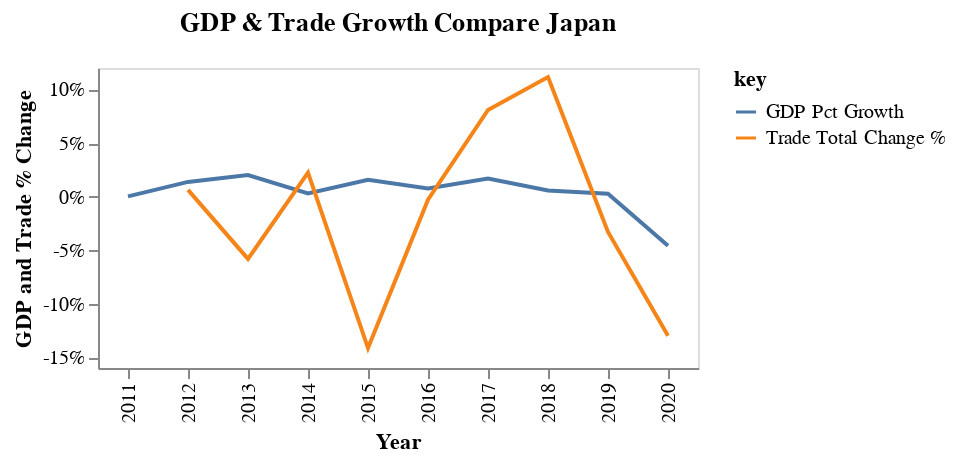

Notebook source saved alongside this figure:
### Code cell
my_altair.get_time_series_gdp_trade_for_matrix("Japan")

### Figure 1 — Vega-Lite specification as saved in the notebook (floating-point values rounded to 4 significant figures)
{"config": {"view": {"continuousWidth": 400, "continuousHeight": 300}, "axis": {"grid": false}}, "layer": [{"mark": "line", "encoding": {"color": {"field": "key", "type": "nominal"}, "x": {"axis": {"title": "Year"}, "field": "Year", "type": "nominal"}, "y": {"axis": {"labelExpr": "datum.value + \"%\"", "title": "GDP and Trade % Change"}, "field": "value", "type": "quantitative"}}, "height": 150, "title": "GDP & Trade Growth Compare Japan", "transform": [{"fold": ["GDP Pct Growth", "Trade Total Change %"]}], "width": 300}, {"mark": {"type": "circle", "color": "red", "opacity": 0.0, "size": 1000}, "encoding": {"tooltip": [{"field": "GDP Growth Pct", "type": "quantitative"}, {"field": "Trade Total Change %", "type": "quantitative"}], "x": {"axis": {"title": ""}, "field": "Year", "type": "nominal"}, "y": {"axis": {"title": ""}, "field": "value", "type": "quantitative"}}, "transform": [{"fold": ["GDP Pct Growth", "Trade Total Change %"]}], "width": 300}], "data": {"name": "data-4129764049f34a1189d7ebf4bb7c19fb"}, "$schema": "https://vega.github.io/schema/vega-lite/v4.17.0.json", "datasets": {"data-4129764049f34a1189d7ebf4bb7c19fb": [{"Country": "Japan", "Metric Year": "2011-01-01", "Year": 2011, "AFF value added": 1.08, "Exports G & S Pct GDP": 14.77, "Exports G & S Pct US dollar": 930700000000.0, "Exports G & S Pct constant LCU": 82340000000000.0, "Exports G & S annual growth %": -0.1196, "External balance on G & S pct GDP": -0.646, "Final Consumption Pct GDP": 77.11, "Foreign Direct Investment pct GDP": -0.01365, "GDP": 6233000000000.0, "GDP (constant LCU)": 510800000000000.0, "GDP Growth Pct": 0.02381, "GDP per capita": 48760, "GDP per capita Growth Pct": 0.2093, "GDP per capita constant LCU": 3996000.0, "GNI const LCU": 521800000000000.0, "GNI per capita Atlas": 47470, "GNI per capita Growth Pct": -0.7398, "GNI per capita const LCU": 4082000.0, "Govt Final Consumption expenditure Growth Pct": 2.225, "Govt Final Consumption expenditure Pct GDP": 19.89, "Gross capital formation": 23.54, "Gross capital formation constant LCU": 121000000000000.0, "Gross domestic savings": 22.89, "Gross fixed capital formation": 23.35, "Gross fixed capital formation, private sector": 16.83, "Gross national expenditure Pct GDP": 100.6, "Gross national expenditure constant LCU": 510300000000000.0, "Gross savings Pct GDP": 25.58, "Gross savings Pct GNI": 24.86, "HH final consumer expenditure": 57.22, "Imports of G & S (constant LCU)": 81920000000000.0, "Imports of G & S Pct GDP": 15.42, "Imports of G & S Pct annual growth": 5.728, "Imports of G & S current US dollar": 970200000000.0, "Industry Pct GDP": 26.7, "Industry Pct Growth": -3.203, "Industry constant LCU": 143800000000000.0, "Industry curr $US": 1664000000000.0, "Inflation, GDP deflator Pct": -1.622, "Manufactures exports (pct merch exp)": 88.11, "Manufactures imports (pct merch imp)": 47.09, "Manufacturing Pct GDP": 19.54, "Manufacturing Pct Growth": -2.979, "Manufacturing constant LCU": 103100000000000.0, "Manufacturing curr $US": 1218000000000.0, "Merchandise exports curr USD": 823200000000.0, "Merchandise imports curr USD": 855400000000.0, "Net trade in G & S US dollar": -39540000000.0, "Net trade in Goods US dollar": -4474000000.0, "Population": 127833000, "Population growth": -0.19, "Service exports curr $USD": 140700000000.0, "Service imports curr $USD": 175800000000.0, "Services Pct GDP": 71.69, "Services value added GDP": 0.9075, "Services, value added const LCU": 358900000000000.0, "Services, value added curr $US": 4469000000000.0, "Textiles and clothing %  manufacturing": 1.921, "Trade Pct GDP": 30.19, "Urban population growth Pct": 0.09738, "Urban population pct tot Pop": 91.07, "GDP $B": "$6233B", "GDP Pct Growth %": "0.02%", "GDP Pct Growth": 0.02, "Imports G & S Pct GDP": 15.42, "Net Trade Pct GDP": -0.65, "Trade Pct GDP %": 0.3, "Trade Total": 1870000000000.0, "Prev Year": 2010, "Year_curr": 2011, "Trade Total Change": null, "Trade Total Change %": null}, {"Country": "Japan", "Metric Year": "2012-01-01", "Year": 2012, "AFF value added": 1.123, "Exports G & S Pct GDP": 14.41, "Exports G & S Pct US dollar": 913600000000.0, "Exports G & S Pct constant LCU": 82460000000000.0, "Exports G & S annual growth %": 0.1457, "External balance on G & S pct GDP": -1.641, "Final Consumption Pct GDP": 77.64, "Foreign Direct Investment pct GDP": 0.00872, "GDP": 6272000000000.0, "GDP (constant LCU)": 517800000000000.0, "GDP Growth Pct": 1.375, "GDP per capita": 49145, "GDP per capita Growth Pct": 1.537, "GDP per capita constant LCU": 4057000.0, "GNI const LCU": 527200000000000.0, "GNI per capita Atlas": 50060, "GNI per capita Growth Pct": 1.196, "GNI per capita const LCU": 4131000.0, "Govt Final Consumption expenditure Growth Pct": 1.683, "Govt Final Consumption expenditure Pct GDP": 19.96, "Gross capital formation": 24.0, "Gross capital formation constant LCU": 124600000000000.0, "Gross domestic savings": 22.36, "Gross fixed capital formation": 23.77, "Gross fixed capital formation, private sector": 17.29, "Gross national expenditure Pct GDP": 101.6, "Gross national expenditure constant LCU": 521400000000000.0, "Gross savings Pct GDP": 24.9, "Gross savings Pct GNI": 24.23, "HH final consumer expenditure": 57.68, "Imports of G & S (constant LCU)": 86390000000000.0, "Imports of G & S Pct GDP": 16.06, "Imports of G & S Pct annual growth": 5.453, "Imports of G & S current US dollar": 1015000000000.0, "Industry Pct GDP": 26.56, "Industry Pct Growth": 0.255, "Industry constant LCU": 144200000000000.0, "Industry curr $US": 1666000000000.0, "Inflation, GDP deflator Pct": -0.7561, "Manufactures exports (pct merch exp)": 88.88, "Manufactures imports (pct merch imp)": 47.18, "Manufacturing Pct GDP": 19.67, "Manufacturing Pct Growth": 2.096, "Manufacturing constant LCU": 105200000000000.0, "Manufacturing curr $US": 1234000000000.0, "Merchandise exports curr USD": 798600000000.0, "Merchandise imports curr USD": 885800000000.0, "Net trade in G & S US dollar": -101200000000.0, "Net trade in Goods US dollar": -53480000000.0, "Population": 127629000, "Population growth": -0.16, "Service exports curr $USD": 137000000000.0, "Service imports curr $USD": 184700000000.0, "Services Pct GDP": 71.75, "Services value added GDP": 1.508, "Services, value added const LCU": 364300000000000.0, "Services, value added curr $US": 4500000000000.0, "Textiles and clothing %  manufacturing": 1.756, "Trade Pct GDP": 30.47, "Urban population growth Pct": -0.073, "Urban population pct tot Pop": 91.15, "GDP $B": "$6272B", "GDP Pct Growth %": "1.37%", "GDP Pct Growth": 1.37, "Imports G & S Pct GDP": 16.06, "Net Trade Pct GDP": -1.65, "Trade Pct GDP %": 0.3, "Trade Total": 1882000000000.0, "Prev Year": 2011, "Year_curr": 2012, "Trade Total Change": 11760000000.0, "Trade Total Change %": 0.63}, {"Country": "Japan", "Metric Year": "2013-01-01", "Year": 2013, "AFF value added": 1.067, "Exports G & S Pct GDP": 15.78, "Exports G & S Pct US dollar": 830300000000.0, "Exports G & S Pct constant LCU": 83130000000000.0, "Exports G & S annual growth %": 0.8106, "External balance on G & S pct GDP": -2.41, "Final Consumption Pct GDP": 77.99, "Foreign Direct Investment pct GDP": 0.2043, "GDP": 5212000000000.0, "GDP (constant LCU)": 528200000000000.0, "GDP Growth Pct": 2.005, "GDP per capita": 40898, "GDP per capita Growth Pct": 2.152, "GDP per capita constant LCU": 4145000.0, "GNI const LCU": 539100000000000.0, "GNI per capita Atlas": 48850, "GNI per capita Growth Pct": 2.408, "GNI per capita const LCU": 4230000.0, "Govt Final Consumption expenditure Growth Pct": 1.477, "Govt Final Consumption expenditure Pct GDP": 19.85, "Gross capital formation": 24.42, "Gross capital formation constant LCU": 127700000000000.0, "Gross domestic savings": 22.01, "Gross fixed capital formation": 24.56, "Gross fixed capital formation, private sector": 17.9, "Gross national expenditure Pct GDP": 102.4, "Gross national expenditure constant LCU": 533700000000000.0, "Gross savings Pct GDP": 25.25, "Gross savings Pct GNI": 24.41, "HH final consumer expenditure": 58.14, "Imports of G & S (constant LCU)": 89130000000000.0, "Imports of G & S Pct GDP": 18.19, "Imports of G & S Pct annual growth": 3.169, "Imports of G & S current US dollar": 955500000000.0, "Industry Pct GDP": 26.65, "Industry Pct Growth": 1.545, "Industry constant LCU": 146400000000000.0, "Industry curr $US": 1389000000000.0, "Inflation, GDP deflator Pct": -0.3544, "Manufactures exports (pct merch exp)": 87.61, "Manufactures imports (pct merch imp)": 48.04, "Manufacturing Pct GDP": 19.33, "Manufacturing Pct Growth": -0.5783, "Manufacturing constant LCU": 104600000000000.0, "Manufacturing curr $US": 1007000000000.0, "Merchandise exports curr USD": 715100000000.0, "Merchandise imports curr USD": 833200000000.0, "Net trade in G & S US dollar": -125100000000.0, "Net trade in Goods US dollar": -89650000000.0, "Population": 127445000, "Population growth": -0.14, "Service exports curr $USD": 135400000000.0, "Service imports curr $USD": 170900000000.0, "Services Pct GDP": 71.62, "Services value added GDP": 2.087, "Services, value added const LCU": 371900000000000.0, "Services, value added curr $US": 3733000000000.0, "Textiles and clothing %  manufacturing": 1.654, "Trade Pct GDP": 33.98, "Urban population growth Pct": -0.05873, "Urban population pct tot Pop": 91.23, "GDP $B": "$5212B", "GDP Pct Growth %": "2.01%", "GDP Pct Growth": 2.01, "Imports G & S Pct GDP": 18.19, "Net Trade Pct GDP": -2.41, "Trade Pct GDP %": 0.34, "Trade Total": 1772000000000.0, "Prev Year": 2012, "Year_curr": 2013, "Trade Total Change": -109500000000.0, "Trade Total Change %": -5.82}, {"Country": "Japan", "Metric Year": "2014-01-01", "Year": 2014, "AFF value added": 0.9966, "Exports G & S Pct GDP": 17.42, "Exports G & S Pct US dollar": 863000000000.0, "Exports G & S Pct constant LCU": 90900000000000.0, "Exports G & S annual growth %": 9.342, "External balance on G & S pct GDP": -2.594, "Final Consumption Pct GDP": 77.56, "Foreign Direct Investment pct GDP": 0.4034, "GDP": 4897000000000.0, "GDP (constant LCU)": 529800000000000.0, "GDP Growth Pct": 0.2962, "GDP per capita": 38475, "GDP per capita Growth Pct": 0.4294, "GDP per capita constant LCU": 4162000.0, "GNI const LCU": 541200000000000.0, "GNI per capita Atlas": 44440, "GNI per capita Growth Pct": 0.5153, "GNI per capita const LCU": 4252000.0, "Govt Final Consumption expenditure Growth Pct": 0.9621, "Govt Final Consumption expenditure Pct GDP": 19.93, "Gross capital formation": 25.04, "Gross capital formation constant LCU": 131100000000000.0, "Gross domestic savings": 22.44, "Gross fixed capital formation": 25.08, "Gross fixed capital formation, private sector": 18.45, "Gross national expenditure Pct GDP": 102.6, "Gross national expenditure constant LCU": 535300000000000.0, "Gross savings Pct GDP": 25.77, "Gross savings Pct GNI": 24.85, "HH final consumer expenditure": 57.63, "Imports of G & S (constant LCU)": 96370000000000.0, "Imports of G & S Pct GDP": 20.01, "Imports of G & S Pct annual growth": 8.125, "Imports of G & S current US dollar": 991600000000.0, "Industry Pct GDP": 27.31, "Industry Pct Growth": 2.53, "Industry constant LCU": 150100000000000.0, "Industry curr $US": 1338000000000.0, "Inflation, GDP deflator Pct": 1.686, "Manufactures exports (pct merch exp)": 87.63, "Manufactures imports (pct merch imp)": 49.8, "Manufacturing Pct GDP": 19.59, "Manufacturing Pct Growth": 2.294, "Manufacturing constant LCU": 107000000000000.0, "Manufacturing curr $US": 959500000000.0, "Merchandise exports curr USD": 690200000000.0, "Merchandise imports curr USD": 812200000000.0, "Net trade in G & S US dollar": -128600000000.0, "Net trade in Goods US dollar": -99820000000.0, "Population": 127276000, "Population growth": -0.13, "Service exports curr $USD": 163800000000.0, "Service imports curr $USD": 192600000000.0, "Services Pct GDP": 70.88, "Services value added GDP": -0.4401, "Services, value added const LCU": 370200000000000.0, "Services, value added curr $US": 3471000000000.0, "Textiles and clothing %  manufacturing": 1.585, "Trade Pct GDP": 37.43, "Urban population growth Pct": -0.04723, "Urban population pct tot Pop": 91.3, "GDP $B": "$4897B", "GDP Pct Growth %": "0.30%", "GDP Pct Growth": 0.3, "Imports G & S Pct GDP": 20.01, "Net Trade Pct GDP": -2.59, "Trade Pct GDP %": 0.37, "Trade Total": 1812000000000.0, "Prev Year": 2013, "Year_curr": 2014, "Trade Total Change": 39700000000.0, "Trade Total Change %": 2.24}, {"Country": "Japan", "Metric Year": "2015-01-01", "Year": 2015, "AFF value added": 1.034, "Exports G & S Pct GDP": 17.44, "Exports G & S Pct US dollar": 784700000000.0, "Exports G & S Pct constant LCU": 93820000000000.0, "Exports G & S annual growth %": 3.211, "External balance on G & S pct GDP": -0.5539, "Final Consumption Pct GDP": 75.39, "Foreign Direct Investment pct GDP": 0.1182, "GDP": 4445000000000.0, "GDP (constant LCU)": 538000000000000.0, "GDP Growth Pct": 1.561, "GDP per capita": 34960, "GDP per capita Growth Pct": 1.668, "GDP per capita constant LCU": 4232000.0, "GNI const LCU": 559200000000000.0, "GNI per capita Atlas": 39380, "GNI per capita Growth Pct": 3.437, "GNI per capita const LCU": 4398000.0, "Govt Final Consumption expenditure Growth Pct": 1.926, "Govt Final Consumption expenditure Pct GDP": 19.62, "Gross capital formation": 25.17, "Gross capital formation constant LCU": 135400000000000.0, "Gross domestic savings": 24.61, "Gross fixed capital formation": 24.97, "Gross fixed capital formation, private sector": 18.08, "Gross national expenditure Pct GDP": 100.6, "Gross national expenditure constant LCU": 541000000000000.0, "Gross savings Pct GDP": 28.18, "Gross savings Pct GNI": 27.11, "HH final consumer expenditure": 55.77, "Imports of G & S (constant LCU)": 96800000000000.0, "Imports of G & S Pct GDP": 17.99, "Imports of G & S Pct annual growth": 0.44, "Imports of G & S current US dollar": 808000000000.0, "Industry Pct GDP": 28.58, "Industry Pct Growth": 2.445, "Industry constant LCU": 153800000000000.0, "Industry curr $US": 1271000000000.0, "Inflation, GDP deflator Pct": 2.111, "Manufactures exports (pct merch exp)": 87.26, "Manufactures imports (pct merch imp)": 59.52, "Manufacturing Pct GDP": 20.46, "Manufacturing Pct Growth": 2.854, "Manufacturing constant LCU": 110100000000000.0, "Manufacturing curr $US": 909500000000.0, "Merchandise exports curr USD": 624900000000.0, "Merchandise imports curr USD": 648100000000.0, "Net trade in G & S US dollar": -23280000000.0, "Net trade in Goods US dollar": -7335000000.0, "Population": 127141000, "Population growth": -0.11, "Service exports curr $USD": 162700000000.0, "Service imports curr $USD": 178600000000.0, "Services Pct GDP": 69.8, "Services value added GDP": 1.426, "Services, value added const LCU": 375500000000000.0, "Services, value added curr $US": 3102000000000.0, "Textiles and clothing %  manufacturing": 1.744, "Trade Pct GDP": 35.43, "Urban population growth Pct": -0.02183, "Urban population pct tot Pop": 91.38, "GDP $B": "$4445B", "GDP Pct Growth %": "1.56%", "GDP Pct Growth": 1.56, "Imports G & S Pct GDP": 17.99, "Net Trade Pct GDP": -0.55, "Trade Pct GDP %": 0.35, "Trade Total": 1556000000000.0, "Prev Year": 2014, "Year_curr": 2015, "Trade Total Change": -256200000000.0, "Trade Total Change %": -14.14}, {"Country": "Japan", "Metric Year": "2016-01-01", "Year": 2016, "AFF value added": 1.125, "Exports G & S Pct GDP": 16.06, "Exports G & S Pct US dollar": 811500000000.0, "Exports G & S Pct constant LCU": 95330000000000.0, "Exports G & S annual growth %": 1.618, "External balance on G & S pct GDP": 0.8057, "Final Consumption Pct GDP": 74.36, "Foreign Direct Investment pct GDP": 0.8185, "GDP": 5004000000000.0, "GDP (constant LCU)": 542100000000000.0, "GDP Growth Pct": 0.7538, "GDP per capita": 39400, "GDP per capita Growth Pct": 0.87, "GDP per capita constant LCU": 4269000.0, "GNI const LCU": 565800000000000.0, "GNI per capita Atlas": 38490, "GNI per capita Growth Pct": 1.306, "GNI per capita const LCU": 4456000.0, "Govt Final Consumption expenditure Growth Pct": 1.614, "Govt Final Consumption expenditure Pct GDP": 19.66, "Gross capital formation": 24.84, "Gross capital formation constant LCU": 136400000000000.0, "Gross domestic savings": 25.64, "Gross fixed capital formation": 24.76, "Gross fixed capital formation, private sector": 0.0, "Gross national expenditure Pct GDP": 99.19, "Gross national expenditure constant LCU": 542400000000000.0, "Gross savings Pct GDP": 28.73, "Gross savings Pct GNI": 27.76, "HH final consumer expenditure": 54.7, "Imports of G & S (constant LCU)": 95660000000000.0, "Imports of G & S Pct GDP": 15.25, "Imports of G & S Pct annual growth": -1.175, "Imports of G & S current US dollar": 771100000000.0, "Industry Pct GDP": 28.63, "Industry Pct Growth": 0.8606, "Industry constant LCU": 155100000000000.0, "Industry curr $US": 1433000000000.0, "Inflation, GDP deflator Pct": 0.4199, "Manufactures exports (pct merch exp)": 87.35, "Manufactures imports (pct merch imp)": 61.95, "Manufacturing Pct GDP": 20.29, "Manufacturing Pct Growth": 0.1047, "Manufacturing constant LCU": 110200000000000.0, "Manufacturing curr $US": 1015000000000.0, "Merchandise exports curr USD": 645100000000.0, "Merchandise imports curr USD": 607700000000.0, "Net trade in G & S US dollar": 40440000000.0, "Net trade in Goods US dollar": 51160000000.0, "Population": 126994511, "Population growth": -0.12, "Service exports curr $USD": 175700000000.0, "Service imports curr $USD": 186400000000.0, "Services Pct GDP": 69.89, "Services value added GDP": 0.8197, "Services, value added const LCU": 378600000000000.0, "Services, value added curr $US": 3497000000000.0, "Textiles and clothing %  manufacturing": 1.668, "Trade Pct GDP": 31.31, "Urban population growth Pct": -0.03215, "Urban population pct tot Pop": 91.46, "GDP $B": "$5004B", "GDP Pct Growth %": "0.75%", "GDP Pct Growth": 0.75, "Imports G & S Pct GDP": 15.25, "Net Trade Pct GDP": 0.81, "Trade Pct GDP %": 0.31, "Trade Total": 1551000000000.0, "Prev Year": 2015, "Year_curr": 2016, "Trade Total Change": -4586000000.0, "Trade Total Change %": -0.29}, {"Country": "Japan", "Metric Year": "2017-01-01", "Year": 2017, "AFF value added": 1.128, "Exports G & S Pct GDP": 17.59, "Exports G & S Pct US dollar": 875500000000.0, "Exports G & S Pct constant LCU": 101600000000000.0, "Exports G & S annual growth %": 6.619, "External balance on G & S pct GDP": 0.7597, "Final Consumption Pct GDP": 74.03, "Foreign Direct Investment pct GDP": 0.3813, "GDP": 4931000000000.0, "GDP (constant LCU)": 551200000000000.0, "GDP Growth Pct": 1.675, "GDP per capita": 38891, "GDP per capita Growth Pct": 1.843, "GDP per capita constant LCU": 4347000.0, "GNI const LCU": 573200000000000.0, "GNI per capita Atlas": 38990, "GNI per capita Growth Pct": 1.46, "GNI per capita const LCU": 4521000.0, "Govt Final Consumption expenditure Growth Pct": 0.08559, "Govt Final Consumption expenditure Pct GDP": 19.41, "Gross capital formation": 25.21, "Gross capital formation constant LCU": 139300000000000.0, "Gross domestic savings": 25.97, "Gross fixed capital formation": 25.01, "Gross fixed capital formation, private sector": 0.0, "Gross national expenditure Pct GDP": 99.24, "Gross national expenditure constant LCU": 548500000000000.0, "Gross savings Pct GDP": 29.29, "Gross savings Pct GNI": 28.24, "HH final consumer expenditure": 54.61, "Imports of G & S (constant LCU)": 98820000000000.0, "Imports of G & S Pct GDP": 16.83, "Imports of G & S Pct annual growth": 3.307, "Imports of G & S current US dollar": 837900000000.0, "Industry Pct GDP": 28.88, "Industry Pct Growth": 4.182, "Industry constant LCU": 161600000000000.0, "Industry curr $US": 1424000000000.0, "Inflation, GDP deflator Pct": -0.07435, "Manufactures exports (pct merch exp)": 86.59, "Manufactures imports (pct merch imp)": 59.09, "Manufacturing Pct GDP": 20.44, "Manufacturing Pct Growth": 4.135, "Manufacturing constant LCU": 114800000000000.0, "Manufacturing curr $US": 1008000000000.0, "Merchandise exports curr USD": 698300000000.0, "Merchandise imports curr USD": 672100000000.0, "Net trade in G & S US dollar": 37640000000.0, "Net trade in Goods US dollar": 43840000000.0, "Population": 126785797, "Population growth": -0.16, "Service exports curr $USD": 186800000000.0, "Service imports curr $USD": 193000000000.0, "Services Pct GDP": 69.54, "Services value added GDP": 1.12, "Services, value added const LCU": 382800000000000.0, "Services, value added curr $US": 3429000000000.0, "Textiles and clothing %  manufacturing": 1.668, "Trade Pct GDP": 34.42, "Urban population growth Pct": -0.07923, "Urban population pct tot Pop": 91.53, "GDP $B": "$4931B", "GDP Pct Growth %": "1.68%", "GDP Pct Growth": 1.68, "Imports G & S Pct GDP": 16.83, "Net Trade Pct GDP": 0.76, "Trade Pct GDP %": 0.34, "Trade Total": 1676000000000.0, "Prev Year": 2016, "Year_curr": 2017, "Trade Total Change": 125300000000.0, "Trade Total Change %": 8.08}, {"Country": "Japan", "Metric Year": "2018-01-01", "Year": 2018, "AFF value added": 1.047, "Exports G & S Pct GDP": 18.33, "Exports G & S Pct US dollar": 929800000000.0, "Exports G & S Pct constant LCU": 105500000000000.0, "Exports G & S annual growth %": 3.76, "External balance on G & S pct GDP": 0.01998, "Final Consumption Pct GDP": 74.42, "Foreign Direct Investment pct GDP": 0.5021, "GDP": 5037000000000.0, "GDP (constant LCU)": 554300000000000.0, "GDP Growth Pct": 0.5589, "GDP per capita": 39808, "GDP per capita Growth Pct": 0.7629, "GDP per capita constant LCU": 4380000.0, "GNI const LCU": 572600000000000.0, "GNI per capita Atlas": 41850, "GNI per capita Growth Pct": 0.1076, "GNI per capita const LCU": 4526000.0, "Govt Final Consumption expenditure Growth Pct": 1.015, "Govt Final Consumption expenditure Pct GDP": 19.58, "Gross capital formation": 25.56, "Gross capital formation constant LCU": 140300000000000.0, "Gross domestic savings": 25.58, "Gross fixed capital formation": 25.19, "Gross fixed capital formation, private sector": 0.0, "Gross national expenditure Pct GDP": 99.98, "Gross national expenditure constant LCU": 551500000000000.0, "Gross savings Pct GDP": 29.02, "Gross savings Pct GNI": 27.96, "HH final consumer expenditure": 54.84, "Imports of G & S (constant LCU)": 102600000000000.0, "Imports of G & S Pct GDP": 18.31, "Imports of G & S Pct annual growth": 3.814, "Imports of G & S current US dollar": 928400000000.0, "Industry Pct GDP": 29.06, "Industry Pct Growth": 2.598, "Industry constant LCU": 165800000000000.0, "Industry curr $US": 1464000000000.0, "Inflation, GDP deflator Pct": 0.004629, "Manufactures exports (pct merch exp)": 86.87, "Manufactures imports (pct merch imp)": 57.55, "Manufacturing Pct GDP": 20.69, "Manufacturing Pct Growth": 3.667, "Manufacturing constant LCU": 119000000000000.0, "Manufacturing curr $US": 1042000000000.0, "Merchandise exports curr USD": 738100000000.0, "Merchandise imports curr USD": 748500000000.0, "Net trade in G & S US dollar": 1405000000.0, "Net trade in Goods US dollar": 10590000000.0, "Population": 126529100, "Population growth": -0.2, "Service exports curr $USD": 194200000000.0, "Service imports curr $USD": 203400000000.0, "Services Pct GDP": 69.46, "Services value added GDP": -0.05956, "Services, value added const LCU": 382600000000000.0, "Services, value added curr $US": 3499000000000.0, "Textiles and clothing %  manufacturing": 1.668, "Trade Pct GDP": 36.64, "Urban population growth Pct": -0.1142, "Urban population pct tot Pop": 91.62, "GDP $B": "$5037B", "GDP Pct Growth %": "0.56%", "GDP Pct Growth": 0.56, "Imports G & S Pct GDP": 18.31, "Net Trade Pct GDP": 0.02, "Trade Pct GDP %": 0.37, "Trade Total": 1864000000000.0, "Prev Year": 2017, "Year_curr": 2018, "Trade Total Change": 187200000000.0, "Trade Total Change %": 11.16}, {"Country": "Japan", "Metric Year": "2019-01-01", "Year": 2019, "AFF value added": 1.007, "Exports G & S Pct GDP": 17.36, "Exports G & S Pct US dollar": 904600000000.0, "Exports G & S Pct constant LCU": 104000000000000.0, "Exports G & S annual growth %": -1.425, "External balance on G & S pct GDP": -0.03113, "Final Consumption Pct GDP": 74.28, "Foreign Direct Investment pct GDP": 0.7794, "GDP": 5149000000000.0, "GDP (constant LCU)": 555700000000000.0, "GDP Growth Pct": 0.2703, "GDP per capita": 40777, "GDP per capita Growth Pct": 0.4801, "GDP per capita constant LCU": 4401000.0, "GNI const LCU": 575300000000000.0, "GNI per capita Atlas": 42330, "GNI per capita Growth Pct": 0.6706, "GNI per capita const LCU": 4556000.0, "Govt Final Consumption expenditure Growth Pct": 1.883, "Govt Final Consumption expenditure Pct GDP": 19.82, "Gross capital formation": 25.76, "Gross capital formation constant LCU": 141700000000000.0, "Gross domestic savings": 25.72, "Gross fixed capital formation": 25.38, "Gross fixed capital formation, private sector": 0.0, "Gross national expenditure Pct GDP": 100.0, "Gross national expenditure constant LCU": 554000000000000.0, "Gross savings Pct GDP": 29.34, "Gross savings Pct GNI": 28.25, "HH final consumer expenditure": 54.45, "Imports of G & S (constant LCU)": 102200000000000.0, "Imports of G & S Pct GDP": 17.4, "Imports of G & S Pct annual growth": -0.4087, "Imports of G & S current US dollar": 913200000000.0, "Industry Pct GDP": 28.75, "Industry Pct Growth": -1.232, "Industry constant LCU": 163800000000000.0, "Industry curr $US": 1480000000000.0, "Inflation, GDP deflator Pct": 0.6409, "Manufactures exports (pct merch exp)": 86.61, "Manufactures imports (pct merch imp)": 58.89, "Manufacturing Pct GDP": 20.31, "Manufacturing Pct Growth": -0.8849, "Manufacturing constant LCU": 117900000000000.0, "Manufacturing curr $US": 1046000000000.0, "Merchandise exports curr USD": 705600000000.0, "Merchandise imports curr USD": 721000000000.0, "Net trade in G & S US dollar": -8615000000.0, "Net trade in Goods US dollar": 1361000000.0, "Population": 126264931, "Population growth": -0.21, "Service exports curr $USD": 209500000000.0, "Service imports curr $USD": 219400000000.0, "Services Pct GDP": 69.3, "Services value added GDP": -0.02133, "Services, value added const LCU": 382500000000000.0, "Services, value added curr $US": 3568000000000.0, "Textiles and clothing %  manufacturing": 0.0, "Trade Pct GDP": 34.76, "Urban population growth Pct": -0.1195, "Urban population pct tot Pop": 91.7, "GDP $B": "$5149B", "GDP Pct Growth %": "0.27%", "GDP Pct Growth": 0.27, "Imports G & S Pct GDP": 17.4, "Net Trade Pct GDP": -0.04, "Trade Pct GDP %": 0.35, "Trade Total": 1802000000000.0, "Prev Year": 2018, "Year_curr": 2019, "Trade Total Change": -61580000000.0, "Trade Total Change %": -3.3}, {"Country": "Japan", "Metric Year": "2020-01-01", "Year": 2020, "AFF value added": 0.0, "Exports G & S Pct GDP": 15.53, "Exports G & S Pct US dollar": 793300000000.0, "Exports G & S Pct constant LCU": 91760000000000.0, "Exports G & S annual growth %": -11.74, "External balance on G & S pct GDP": -0.01681, "Final Consumption Pct GDP": 74.48, "Foreign Direct Investment pct GDP": 1.24, "GDP": 5058000000000.0, "GDP (constant LCU)": 530300000000000.0, "GDP Growth Pct": -4.586, "GDP per capita": 40193, "GDP per capita Growth Pct": -4.26, "GDP per capita constant LCU": 4214000.0, "GNI const LCU": 0.0, "GNI per capita Atlas": 40360, "GNI per capita Growth Pct": 0.0, "GNI per capita const LCU": 0.0, "Govt Final Consumption expenditure Growth Pct": 2.805, "Govt Final Consumption expenditure Pct GDP": 21.09, "Gross capital formation": 25.51, "Gross capital formation constant LCU": 135200000000000.0, "Gross domestic savings": 25.52, "Gross fixed capital formation": 25.3, "Gross fixed capital formation, private sector": 0.0, "Gross national expenditure Pct GDP": 99.99, "Gross national expenditure constant LCU": 532900000000000.0, "Gross savings Pct GDP": 26.8, "Gross savings Pct GNI": 26.33, "HH final consumer expenditure": 53.4, "Imports of G & S (constant LCU)": 94730000000000.0, "Imports of G & S Pct GDP": 15.54, "Imports of G & S Pct annual growth": -7.284, "Imports of G & S current US dollar": 799500000000.0, "Industry Pct GDP": 0.0, "Industry Pct Growth": 0.0, "Industry constant LCU": 0.0, "Industry curr $US": 0.0, "Inflation, GDP deflator Pct": 0.8422, "Manufactures exports (pct merch exp)": 86.14, "Manufactures imports (pct merch imp)": 62.21, "Manufacturing Pct GDP": 0.0, "Manufacturing Pct Growth": 0.0, "Manufacturing constant LCU": 0.0, "Manufacturing curr $US": 0.0, "Merchandise exports curr USD": 641300000000.0, "Merchandise imports curr USD": 635500000000.0, "Net trade in G & S US dollar": -6200000000.0, "Net trade in Goods US dollar": 28810000000.0, "Population": 125836021, "Population growth": -0.34, "Service exports curr $USD": 161800000000.0, "Service imports curr $USD": 196900000000.0, "Services Pct GDP": 0.0, "Services value added GDP": 0.0, "Services, value added const LCU": 0.0, "Services, value added curr $US": 0.0, "Textiles and clothing %  manufacturing": 0.0, "Trade Pct GDP": 31.07, "Urban population growth Pct": -0.2487, "Urban population pct tot Pop": 91.78, "GDP $B": "$5058B", "GDP Pct Growth %": "-4.59%", "GDP Pct Growth": -4.59, "Imports G & S Pct GDP": 15.54, "Net Trade Pct GDP": -0.01, "Trade Pct GDP %": 0.31, "Trade Total": 1568000000000.0, "Prev Year": 2019, "Year_curr": 2020, "Trade Total Change": -234200000000.0, "Trade Total Change %": -12.99}]}}
